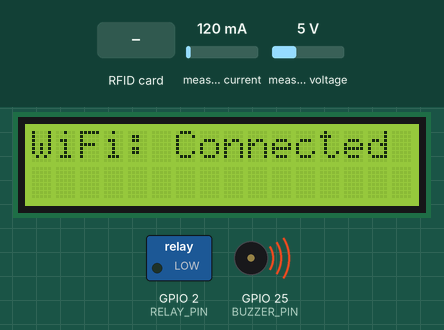
A sketch run on a simulated ESP32. Parts: 16×2 character LCD, switched loads named in the sketch (green lamp = pin HIGH), buzzer (waves = sounding, pin HIGH). The test bench sets the inputs (shaded band); at power-on: measured current 120 mA, measured voltage 5 V. WiFi joins after 1.5 s; servers stay silent unless stated; uploads are accepted with an empty reply; what the sketch prints to the serial monitor is not drawn.

Above: at 4.2 s.
At 7.4 s:
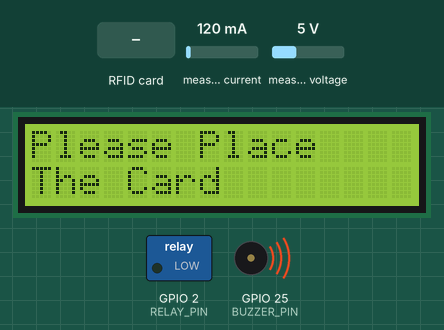
7.5 s: RFID card 5E 7A 19 C4 held to the reader
At 7.94 s:
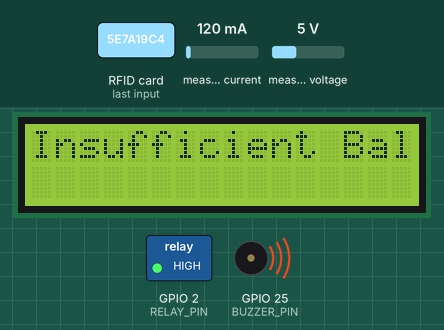
At 9.7 s:
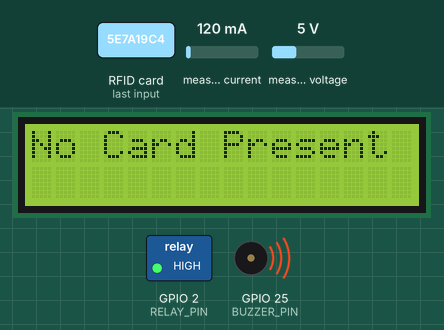
Timing chart, 0 to 11.2 s (numbered marks = the images above; inputs shaded):
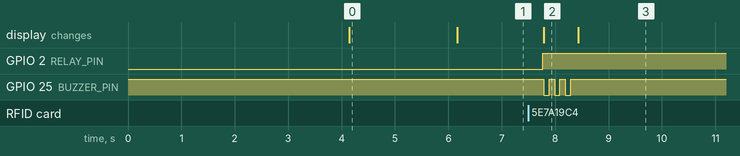

Measured:
- after the input at 7.5 s, GPIO 2 (RELAY_PIN): LOW → HIGH after 0.27 s; GPIO 25 (BUZZER_PIN): alternates HIGH for 0.10 s and LOW for 0.10 s, 6 changes in all, then stays HIGH, starting after 0.29 s; the display: changes after 0.29 s (image 2)
- what the display in image 0 shows lasts 2.1 s, from 4.1 s to 6.2 s
- what the display in image 2 shows lasts 0.6 s, from 7.8 s to 8.4 s

The sketch:

StudentMeterCompleted.ino
```cpp
#include <Wire.h>
#include <LiquidCrystal_I2C.h>
#include <PZEM004Tv30.h>
#include <SPI.h>
#include <MFRC522.h>
#include <WiFi.h>
#include <HTTPClient.h>

LiquidCrystal_I2C lcd(0x27, 16, 2);

#if defined(ESP32)
PZEM004Tv30 pzem(Serial2, 16, 17);
#else
PZEM004Tv30 pzem(Serial2);
#endif

#define SS_PIN 5
#define RST_PIN 4
#define RELAY_PIN 2
#define BUZZER_PIN 25

byte nuidPICC[4] = {0, 0, 0, 0};
MFRC522::MIFARE_Key key;
MFRC522 rfid = MFRC522(SS_PIN, RST_PIN);

String uidString;
float balance =0.0;

const char* ssid = "5G+";
const char* password = "samuelmk186##";

const char* serverAddress = "http://192.168.43.144/LSSEMS/Views/Student/pzem.php";
// const char* serverAddress = "http://192.168.43.166/LSSEMS/Views/Student/pzem.php";

void setup() {
    Serial.begin(115200);
    Wire.begin();
    SPI.begin();

    pinMode(RELAY_PIN, OUTPUT);
    pinMode(BUZZER_PIN, OUTPUT);
    digitalWrite(BUZZER_PIN, HIGH);

    lcd.init();
    lcd.backlight();

    lcd.setCursor(0, 0);
    lcd.print("Initializing...");
    delay(2000);

    rfid.PCD_Init();

    // Connect to WiFi
    WiFi.begin(ssid, password);
    Serial.println("Connecting to WiFi...");
    while (WiFi.status() != WL_CONNECTED) {
        delay(1000);
        Serial.println("Connecting...");
    }
    Serial.println("Connected to WiFi");

    // Display WiFi status on LCD
    lcd.clear();
    lcd.setCursor(0, 0);
    lcd.print("WiFi:");
    lcd.setCursor(6, 0);

    if (WiFi.status() == WL_CONNECTED) {
        lcd.print("Connected");
        delay(2000);

        lcd.clear();
        lcd.setCursor(0, 0);
        lcd.print("Please Place");
        lcd.setCursor(0, 1);
        lcd.print("The Card");

        rfid.PCD_Init();
    } else {
        lcd.print("Connection Error");
    }
}

void loop() {
    bool cardPresent = false;

    while (true) {
        if (rfid.PICC_IsNewCardPresent()) {
            readtag();
            float balance = sendUIDAndPZEMDataToServer(uidString, pzem.voltage(), pzem.current(), pzem.power(), pzem.energy(), pzem.frequency(), pzem.pf());

            if (balance > 0) {
                digitalWrite(RELAY_PIN, LOW);
                displayPZEMValues();
                lcd.setCursor(0, 0);
                lcd.print("Unit Balance: ");
                lcd.setCursor(0, 1);
                lcd.print(balance);

                delay(4000);

                if (balance <= 5) {
                    for (int i = 0; i < 3; i++) {
                        digitalWrite(BUZZER_PIN, LOW);
                        delay(100);
                        digitalWrite(BUZZER_PIN, HIGH);
                        delay(100);
                    }
                }
            } else {
                digitalWrite(RELAY_PIN, HIGH);
                lcd.clear();
                lcd.setCursor(0, 0);
                lcd.print("Insufficient Balance");

                for (int i = 0; i < 3; i++) {
                    digitalWrite(BUZZER_PIN, LOW);
                    delay(100);
                    digitalWrite(BUZZER_PIN,HIGH);
                    delay(100);
                }
            }

            if (uidString == "") {
                digitalWrite(RELAY_PIN, HIGH);
                lcd.clear();
                lcd.setCursor(0, 0);
                lcd.print("No user found");

                delay(2000);
            }

            cardPresent = true;
        } else {
            if (cardPresent) {
                digitalWrite(RELAY_PIN, HIGH);
                digitalWrite(BUZZER_PIN, HIGH);
                lcd.clear();
                lcd.setCursor(0, 0);
                lcd.print("No Card Present");
                cardPresent = false;
            }
        }
    }
}


void readtag() {
    rfid.PICC_ReadCardSerial();
    MFRC522::PICC_Type piccType = rfid.PICC_GetType(rfid.uid.sak);
    Serial.print("RFID/NFC Tag Type: ");
    Serial.println(rfid.PICC_GetTypeName(piccType));

    // Print UID in Serial Monitor in the hex format
    Serial.print("UID:");
    uidString = ""; // Assign value to global variable
    for (int i = 0; i < rfid.uid.size; i++) {
        uidString += String(rfid.uid.uidByte[i] < 0x10 ? "0" : "");
        uidString += String(rfid.uid.uidByte[i], HEX);
    }
    Serial.println(uidString);
}


void displayPZEMValues() {
    lcd.clear();

    Serial.print("Custom Address:");
    Serial.println(pzem.readAddress(), HEX);

    float voltage = pzem.voltage();
    float current = pzem.current();
    float power = pzem.power();
    float energy = pzem.energy();
    float frequency = pzem.frequency();
    float pf = pzem.pf();

    // Check if the data is valid
    if (isnan(voltage) || isnan(current) || isnan(power) || isnan(energy) || isnan(frequency) || isnan(pf)) {
        Serial.println("Error reading PZEM data");
    } else {
        lcd.setCursor(0, 0);
        lcd.print("V:");
        lcd.print(voltage);

        lcd.setCursor(0, 1);
        lcd.print("A:");
        lcd.print(current);

        delay(2000);
        lcd.clear();
    }

    Serial.println();
    delay(2000);
}


float sendUIDAndPZEMDataToServer(String uid, float voltage, float current, float power, float energy, float frequency, float pf) {
    if (WiFi.status() == WL_CONNECTED) {
        HTTPClient http;
        if (http.begin(serverAddress)) {
            http.addHeader("Content-Type", "application/x-www-form-urlencoded");
            String post_data = "uid=" + uid +
                               "&voltage=" + String(voltage) +
                               "&current=" + String(current) +
                               "&power=" + String(power) +
                               "&energy=" + String(energy) +
                               "&frequency=" + String(frequency) +
                               "&pf=" + String(pf);
            int httpResponseCode = http.POST(post_data);
            if (httpResponseCode > 0) {
                Serial.print("HTTP Response code: ");
                Serial.println(httpResponseCode);
                String response = http.getString();

                Serial.println(response);
                balance = response.toFloat();
            } else {
                Serial.print("Error code: ");
                Serial.println(httpResponseCode);
            }
            http.end();
        } else {
            Serial.println("Unable to connect to server");
        }
    }
    return balance;
}


void printDec(byte *buffer, byte bufferSize) {
    for (byte i = 0; i < bufferSize; i++) {
        Serial.print(buffer[i] < 0x10 ? " 0" : " ");
        Serial.print(buffer[i], DEC);
    }
}
```
